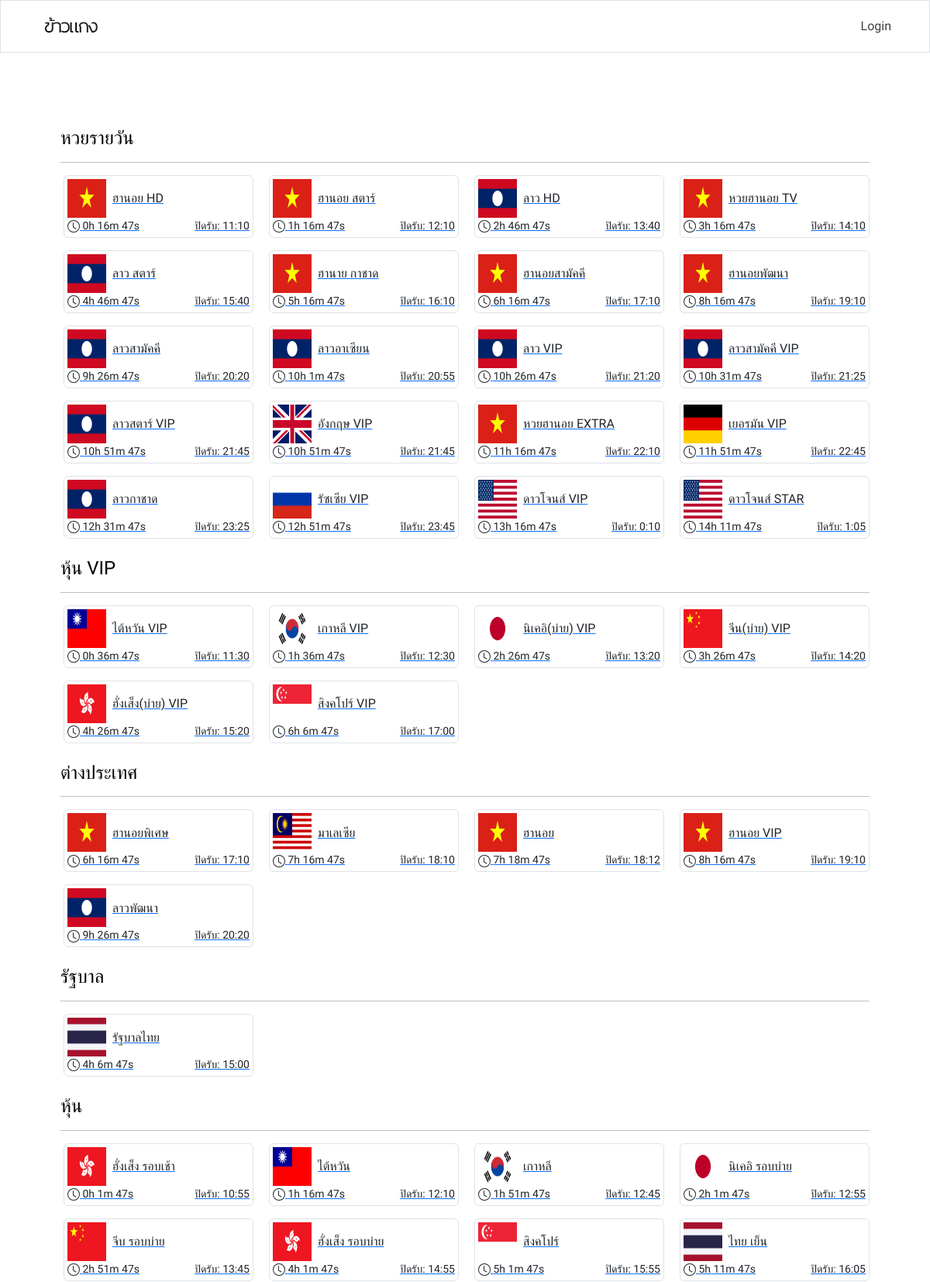
The page / (upper part) on the database its author committed.
### lottery/models.py (models this page shows, shortened)
class LotteryType(models.Model):
    name = models.CharField(max_length=100, verbose_name='ประเภทหวย')
    class Meta:
        verbose_name = 'ประเภทหวย'
        verbose_name_plural = 'ประเภทหวย'

class Lottery(models.Model):
    lottery_type = models.ForeignKey(LotteryType, on_delete=models.SET_NULL, null=True, blank=True, verbose_name='ประเภทหวย')
    name = models.CharField(max_length=100, verbose_name='ชื่อหวย')
    close_time = models.TimeField(verbose_name='เวลาปิดรับ')
    result_time = models.TimeField(verbose_name='เวลาออกผล')
    image = models.ImageField(upload_to='lottery_images/', null=True, blank=True, verbose_name='รูปภาพหวย')
    class Meta:
        verbose_name = 'หวย'
        verbose_name_plural = 'หวย'

### lottery/views.py (the view)
# urls.py: path('', IndexView.as_view(), name='index'),
class IndexView(View):
    template_name = 'index.html'
    def get(self, request):
        lottery_types = LotteryType.objects.all()
        lotteries_by_type = {}
        for lottery_type in lottery_types:
            lotteries_by_type[lottery_type] = Lottery.objects.filter(lottery_type=lottery_type)
        context = {
            'lotteries_by_type': lotteries_by_type
        }
        return render(request, self.template_name, context)

### lottery/templates/index.html (shortened to what this page needs)
{% extends 'base.html' %}
{% load static %}
{% block style %}
    <link rel="stylesheet" href="{% static 'css/index/styles.css' %}">
{% endblock %}
{% block content %}
<div class="container">
    <div class="content p-4">
        {% for lottery_type, lotteries in lotteries_by_type.items %}
        <h4 class="mt-4">{{ lottery_type.name }}</h4>
        <hr>
        <div class="row g-3">
            {% for lottery in lotteries %}
            <div class="col-md-4 col-lg-3">
                <a href="{% url 'lottery_detail' pk=lottery.pk %}" class="link-card">
                    <div class="card p-1 border ms-1 rounded-end">
                        <div class="d-flex align-items-center">
                            {% if lottery.image %}
                            <img src="{{ lottery.image.url }}" alt="{{ lottery.name }}" class="me-2" width="50" height="50">
                            {% else %}
                            <img src="{% static 'images/default-lottery.png' %}" alt="{{ lottery.name }}" class="me-2" width="40">
                            {% endif %}
                            <div class="card-content">
                                <h6 class="mb-0">{{ lottery.name }}</h6>
                            </div>
                        </div>
                        <div class="d-flex justify-content-between">
                            <small class="">
                                <svg xmlns="http://www.w3.org/2000/svg" width="16" height="16" fill="currentColor" class="bi bi-clock" viewBox="0 0 16 16">
                                    <path d="M8 3.5a.5.5 0 0 0-1 0V9a.5.5 0 0 0 .252.434l3.5 2a.5.5 0 0 0 .496-.868L8 8.71z"/>
                                    <path d="M8 16A8 8 0 1 0 8 0a8 8 0 0 0 0 16m7-8A7 7 0 1 1 1 8a7 7 0 0 1 14 0"/>
                                  </svg> <span class="countdown" data-close-time="{{ lottery.close_time|date:'H:i:s' }}"></span>
                            </small>
                            <small class="lottery-close-time">ปิดรับ: {{ lottery.close_time }}</small>
                        </div>
                    </div>
                </a>
            </div>
            {% empty %}
            <p>ไม่มีข้อมูลหวยในประเภทนี้</p>
            {% endfor %}
        </div>
        {% endfor %}
    </div>
</div>
{% endblock %}

### lottery/templates/base.html (shortened to what this page needs)
{% load static %}
<!DOCTYPE html>
<html lang="en">
<head>
    <link href="https://cdn.jsdelivr.net/npm/bootstrap@5.3.3/dist/css/bootstrap.min.css" rel="stylesheet">
    <link rel="stylesheet" href="https://cdnjs.cloudflare.com/ajax/libs/font-awesome/6.6.0/css/all.min.css" />
    {% block style %}
    {% endblock %}
    <link rel="stylesheet" href="{% static 'css/detail/styles.css' %}">
</head>
<body class="d-flex flex-column min-vh-100">
    <header>
        <nav class="navbar navbar-expand-lg navbar-light bg-light-custom border">
            <div class="container">
                <a class="navbar-brand me-3" href="{% url 'index' %}"><img src="{% static 'logo-3.png' %}" alt="logo"></a>
                <div class="collapse navbar-collapse" id="navbarNav">
                    <ul class="navbar-nav ms-auto">
                        {% if user.is_authenticated %}
                        <li class="nav-item">
                            <a class="nav-link" href="{% url 'index' %}">Home</a>
                        </li>
                            <li class="nav-item">
                                <a class="nav-link" href="{% url 'bills' %}">Bills</a>
                            </li>
                            <li class="nav-item">
                                <a class="nav-link" href="{% url 'logout' %}">Logout</a>
                            </li>
                        {% else %}
                            <li class="nav-item">
                                <a class="nav-link" href="{% url 'login' %}">Login</a>
                            </li>
                        {% endif %}
                    </ul>
                </div>
            </div>
        </nav>
    </header>
    <main class="flex-fill">
        <div class="container content-wrapper">
            {% block content %}
            {% endblock %}
        </div>
    </main>
</body>
</html>

### lottery/templates/base.html (style rules this page uses)
body, .container-fluid { font-family: 'Kanit', sans-serif; }
body { background-color: #fff; color: #000000; }
.navbar-brand img { width: 100px; height: 40px; }
.navbar-light .navbar-nav .nav-link { color: rgba(0, 0, 0, 0.75); }
.navbar-light .navbar-brand { color: #000; margin-right: 1rem; }
.bg-light-custom { background-color: rgba(255, 255, 255, 1); }
.container { max-width: auto; }
.content-wrapper { margin-top: 5rem; margin-bottom: 5rem; }
.navbar-brand img { width: 50px; height: 50px; }
.navbar-collapse { flex-grow: 0; }
@media (min-width: 576px) { .content-wrapper { margin-top: 3rem; margin-bottom: 3rem; } }

### rows shown on the page
LotteryType: name "หวยรายวัน"
Lottery: image (picture), name "ฮานอย HD", close_time "11:10"
Lottery: image (picture), name "ฮานอย สตาร์", close_time "12:10"
Lottery: image (picture), name "ลาว HD", close_time "13:40"
Lottery: image (picture), name "หวยฮานอย TV", close_time "14:10"
Lottery: image (picture), name "ลาว สตาร์", close_time "15:40"
Lottery: image (picture), name "ฮานาย กาชาด", close_time "16:10"
Lottery: image (picture), name "ฮานอยสามัคคี", close_time "17:10"
Lottery: image (picture), name "ฮานอยพัฒนา", close_time "19:10"
Lottery: image (picture), name "ลาวสามัคคี", close_time "20:20"
Lottery: image (picture), name "ลาวอาเซียน", close_time "20:55"
Lottery: image (picture), name "ลาว VIP", close_time "21:20"
Lottery: image (picture), name "ลาวสามัคคี VIP", close_time "21:25"
Lottery: image (picture), name "ลาวสตาร์ VIP", close_time "21:45"
Lottery: image (picture), name "อังกฤษ VIP", close_time "21:45"
Lottery: image (picture), name "หวยฮานอย EXTRA", close_time "22:10"
Lottery: image (picture), name "เยอรมัน VIP", close_time "22:45"
Lottery: image (picture), name "ลาวกาชาด", close_time "23:25"
Lottery: image (picture), name "รัซเซีย VIP", close_time "23:45"
Lottery: image (picture), name "ดาวโจนส์ VIP", close_time "0:10"
Lottery: image (picture), name "ดาวโจนส์ STAR", close_time "1:05"
LotteryType: name "หุ้น VIP"
Lottery: image (picture), name "ไต้หวัน VIP", close_time "11:30"
Lottery: image (picture), name "เกาหลี VIP", close_time "12:30"
Lottery: image (picture), name "นิเคอิ(บ่าย) VIP", close_time "13:20"
Lottery: image (picture), name "จีน(บ่าย) VIP", close_time "14:20"
Lottery: image (picture), name "ฮั่งเส็ง(บ่าย) VIP", close_time "15:20"
Lottery: image (picture), name "สิงคโปร์ VIP", close_time "17:00"
LotteryType: name "ต่างประเทศ"
Lottery: image (picture), name "ฮานอยพิเศษ", close_time "17:10"
Lottery: image (picture), name "มาเลเซีย", close_time "18:10"
Lottery: image (picture), name "ฮานอย", close_time "18:12"
Lottery: image (picture), name "ฮานอย VIP", close_time "19:10"
Lottery: image (picture), name "ลาวพัฒนา", close_time "20:20"
LotteryType: name "รัฐบาล"
Lottery: image (picture), name "รัฐบาลไทย", close_time "15:00"
LotteryType: name "หุ้น"
Lottery: image (picture), name "ฮั่งเส็ง รอบเช้า", close_time "10:55"
Lottery: image (picture), name "ไต้หวัน", close_time "12:10"
Lottery: image (picture), name "เกาหลี", close_time "12:45"
Lottery: image (picture), name "นิเคอิ รอบบ่าย", close_time "12:55"
Lottery: image (picture), name "จีบ รอบบ่าย", close_time "13:45"
Lottery: image (picture), name "ฮั่งเส็ง รอบบ่าย", close_time "14:55"
Lottery: image (picture), name "สิงคโปร์", close_time "15:55"
Lottery: image (picture), name "ไทย เย็น", close_time "16:05"
